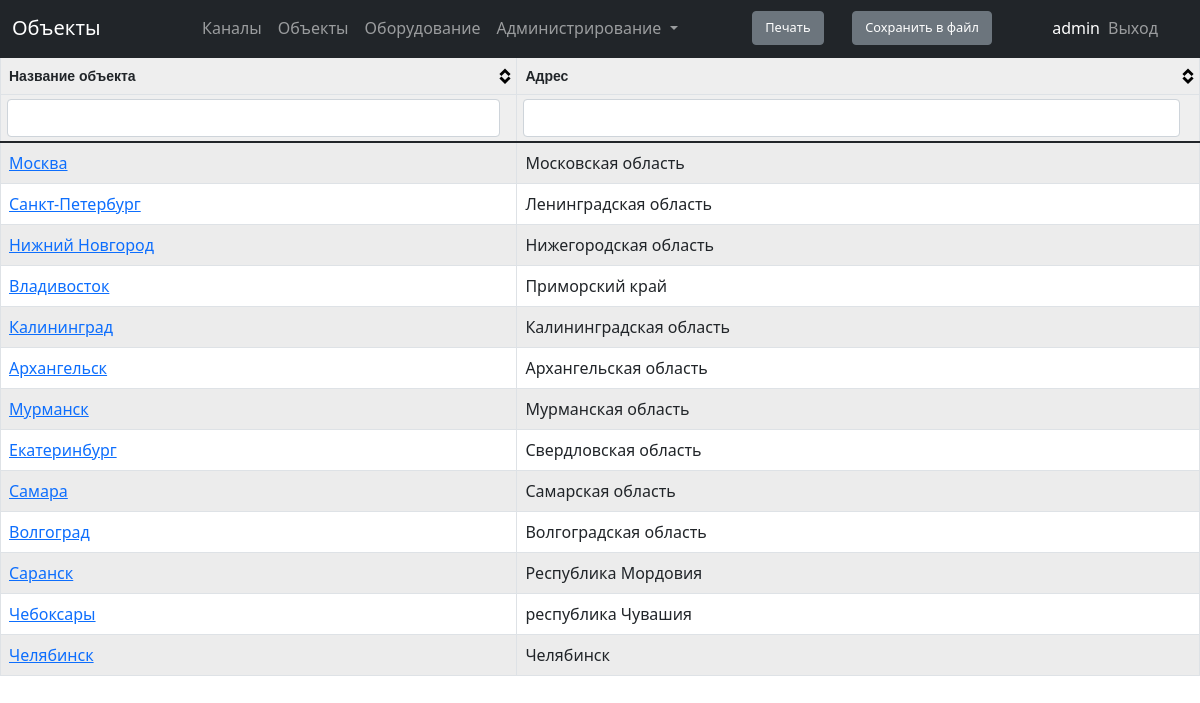
Before: /scheme/locations (signed in) with the older database file.
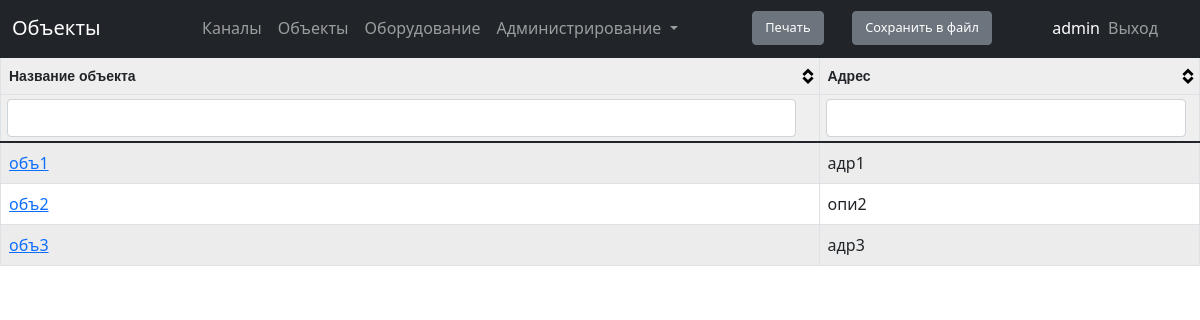
After: the same page with the newer database file.
### scheme/models.py (models this page shows, shortened)
class Locations(models.Model):
    location = models.CharField(max_length=100, unique=True, verbose_name='Название объекта')
    address = models.CharField(max_length=300, verbose_name='Адрес объекта', blank=True)
    class Meta:
        verbose_name = 'Объекты'
        verbose_name_plural = 'Объекты'

### scheme/views.py (the view)
# urls.py: path('locations', permission_required('scheme.view_locations')(views.LocationsView), name='url_locations'),
def LocationsView(request):
    locations = Locations.objects.all()
    context_object_name = 'locations'
    return render (request, 'scheme/locations.html',{'locations': locations})

### scheme/templates/scheme/locations.html
{% extends 'main/index.html' %}
{% block title %} Объекты {% endblock %}
{% block content %}
    <table id='tblData'>
        <thead>
            <th>Название объекта</th>
            <th>Адрес</th>
        </thead>
        <tbody>
        {% for i in locations %}
        <tr>
            <td><a href="{% url 'url_location_detail_view' i.id %}">{{i.location}}</a></td>
            <td>{{i.address}}</td>
        </tr>
        {%endfor%}
        </tbody>
    </table>
{% endblock%}

Changed rows visible on the page:
removed Locations: location "Москва", address "Московская область"
removed Locations: location "Санкт-Петербург", address "Ленинградская область"
removed Locations: location "Нижний Новгород", address "Нижегородская область"
removed Locations: location "Владивосток", address "Приморский край"
removed Locations: location "Калининград", address "Калининградская область"
removed Locations: location "Архангельск", address "Архангельская область"
removed Locations: location "Мурманск", address "Мурманская область"
removed Locations: location "Екатеринбург", address "Свердловская область"
removed Locations: location "Самара", address "Самарская область"
removed Locations: location "Волгоград", address "Волгоградская область"
removed Locations: location "Саранск", address "Республика Мордовия"
removed Locations: location "Чебоксары", address "республика Чувашия"
removed Locations: location "Челябинск", address "Челябинск"
added Locations: location "объ1", address "адр1"
added Locations: location "объ2", address "опи2"
added Locations: location "объ3", address "адр3"
